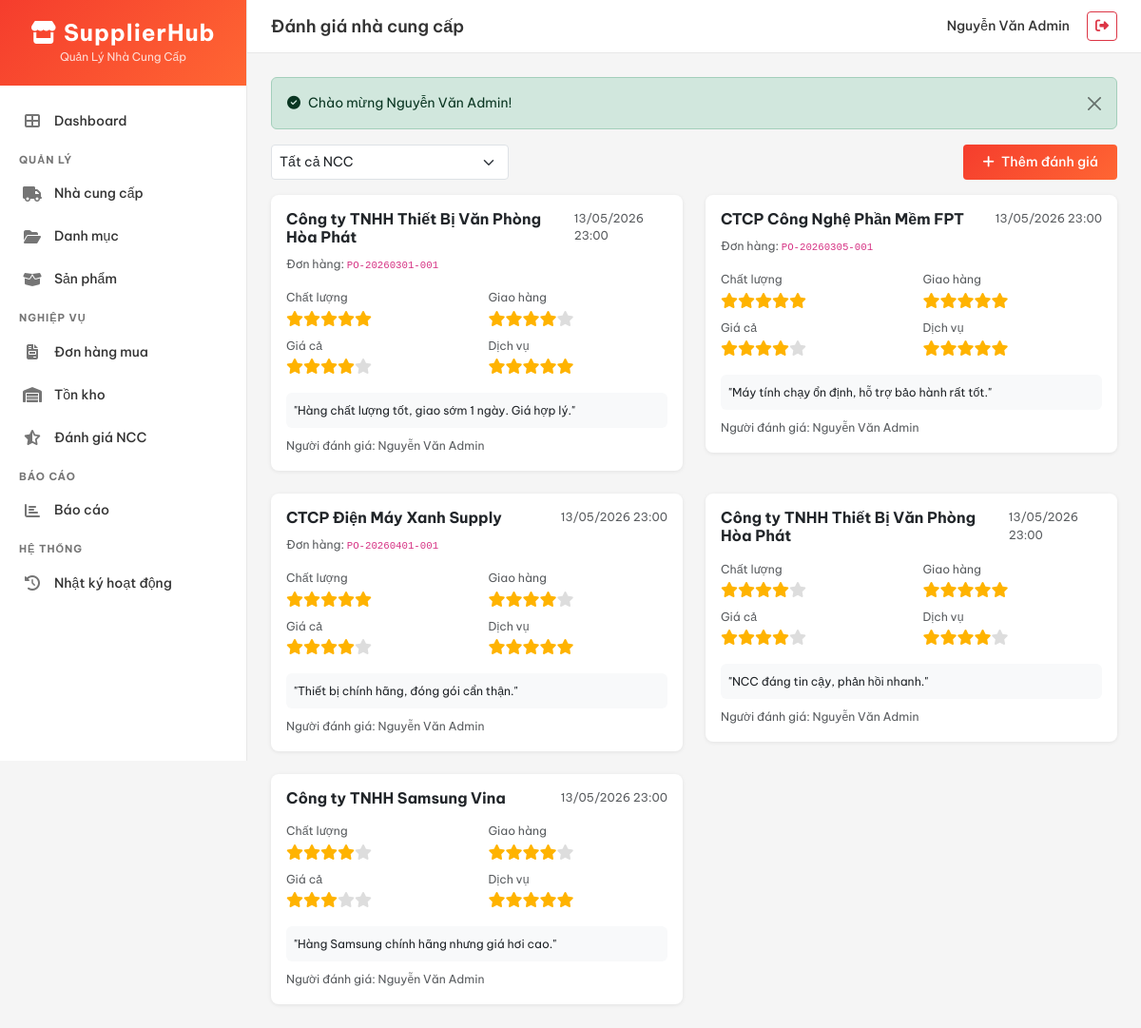
Screenshot of /index.php?page=reviews (signed in) with the database file from the repository.
### tables this page shows
CREATE TABLE IF NOT EXISTS supplier_reviews (
    id INT AUTO_INCREMENT PRIMARY KEY,
    supplier_id INT NOT NULL,
    user_id INT NOT NULL,
    purchase_order_id INT DEFAULT NULL,
    rating_quality TINYINT NOT NULL DEFAULT 5 CHECK (rating_quality BETWEEN 1 AND 5),
    rating_delivery TINYINT NOT NULL DEFAULT 5 CHECK (rating_delivery BETWEEN 1 AND 5),
    rating_price TINYINT NOT NULL DEFAULT 5 CHECK (rating_price BETWEEN 1 AND 5),
    rating_service TINYINT NOT NULL DEFAULT 5 CHECK (rating_service BETWEEN 1 AND 5),
    comment TEXT DEFAULT NULL,
    created_at DATETIME NOT NULL DEFAULT CURRENT_TIMESTAMP,
    FOREIGN KEY (supplier_id) REFERENCES suppliers(id) ON DELETE CASCADE,
    FOREIGN KEY (user_id) REFERENCES users(id) ON DELETE RESTRICT,
    FOREIGN KEY (purchase_order_id) REFERENCES purchase_orders(id) ON DELETE SET NULL,
    INDEX idx_supplier (supplier_id),
    INDEX idx_user (user_id)
);

CREATE TABLE IF NOT EXISTS suppliers (
    id INT AUTO_INCREMENT PRIMARY KEY,
    company_name VARCHAR(200) NOT NULL,
    contact_person VARCHAR(100) DEFAULT NULL,
    email VARCHAR(100) DEFAULT NULL,
    phone VARCHAR(20) DEFAULT NULL,
    address TEXT DEFAULT NULL,
    tax_code VARCHAR(20) DEFAULT NULL,
    status ENUM('active', 'inactive', 'blacklisted') NOT NULL DEFAULT 'active',
    rating_avg DECIMAL(3,2) DEFAULT 0.00,
    notes TEXT DEFAULT NULL,
    created_at DATETIME NOT NULL DEFAULT CURRENT_TIMESTAMP,
    INDEX idx_status (status)
);

CREATE TABLE IF NOT EXISTS purchase_orders (
    id INT AUTO_INCREMENT PRIMARY KEY,
    order_code VARCHAR(20) NOT NULL UNIQUE,
    supplier_id INT NOT NULL,
    created_by INT NOT NULL,
    approved_by INT DEFAULT NULL,
    status ENUM('draft', 'pending', 'approved', 'received', 'cancelled') NOT NULL DEFAULT 'draft',
    total_amount DECIMAL(15,2) NOT NULL DEFAULT 0.00,
    notes TEXT DEFAULT NULL,
    expected_delivery DATE DEFAULT NULL,
    actual_delivery DATE DEFAULT NULL,
    created_at DATETIME NOT NULL DEFAULT CURRENT_TIMESTAMP,
    FOREIGN KEY (supplier_id) REFERENCES suppliers(id) ON DELETE RESTRICT,
    FOREIGN KEY (created_by) REFERENCES users(id) ON DELETE RESTRICT,
    FOREIGN KEY (approved_by) REFERENCES users(id) ON DELETE SET NULL,
    INDEX idx_supplier (supplier_id),
    INDEX idx_status (status),
    INDEX idx_created_by (created_by)
);

CREATE TABLE IF NOT EXISTS users (
    id INT AUTO_INCREMENT PRIMARY KEY,
    username VARCHAR(50) NOT NULL UNIQUE,
    email VARCHAR(100) NOT NULL UNIQUE,
    password_hash VARCHAR(255) NOT NULL,
    full_name VARCHAR(100) NOT NULL,
    phone VARCHAR(20) DEFAULT NULL,
    is_active TINYINT(1) NOT NULL DEFAULT 1,
    created_at DATETIME NOT NULL DEFAULT CURRENT_TIMESTAMP,
    INDEX idx_active (is_active)
);

### controllers/ReviewController.php (called while the page is built, shortened)
<?php
require_once __DIR__ . '/../models/Review.php';
class ReviewController {
    public function index() {
        $model = new Review();
        $supplierId = $_GET['supplier_id'] ?? '';
        $page = max(1, intval($_GET['p'] ?? 1));
        $result = $model->getAll($supplierId, $page);
        require VIEW_PATH . '/reviews/index.php';
    }
}

### config/database.php (called while the page is built, shortened)
<?php
function getDBConnection() {
    static $pdo = null;
    if ($pdo === null) {
        try {
            $dsn = "mysql:host=" . DB_HOST . ";port=" . DB_PORT . ";dbname=" . DB_NAME . ";charset=utf8mb4";
            $options = [
                PDO::ATTR_ERRMODE            => PDO::ERRMODE_EXCEPTION,
                PDO::ATTR_DEFAULT_FETCH_MODE => PDO::FETCH_ASSOC,
                PDO::ATTR_EMULATE_PREPARES   => false,
            ];
            $pdo = new PDO($dsn, DB_USER, DB_PASS, $options);
            $pdo->exec("SET NAMES 'utf8mb4' COLLATE 'utf8mb4_unicode_ci'");
        } catch (PDOException $e) {
            die("Lỗi kết nối database: " . $e->getMessage());
        }
    }
    return $pdo;
}

### models/Review.php (called while the page is built, shortened)
<?php
class Review {
    private $pdo;
    public function __construct() {
        $this->pdo = getDBConnection();
    }
    public function getAll($supplierId = '', $page = 1, $limit = ITEMS_PER_PAGE) {
        $offset = ($page - 1) * $limit;
        $where = "WHERE 1=1";
        $params = [];
        $countSql = "SELECT COUNT(*) FROM supplier_reviews sr $where";
        $stmt = $this->pdo->prepare($countSql);
        $stmt->execute($params);
        $total = $stmt->fetchColumn();
        $sql = "SELECT sr.*, s.company_name as supplier_name, u.full_name as reviewer_name,
                po.order_code
                FROM supplier_reviews sr
                JOIN suppliers s ON sr.supplier_id = s.id
                JOIN users u ON sr.user_id = u.id
                LEFT JOIN purchase_orders po ON sr.purchase_order_id = po.id
                $where
                ORDER BY sr.created_at DESC LIMIT :limit OFFSET :offset";
        $stmt = $this->pdo->prepare($sql);
        $stmt->bindValue(':limit', $limit, PDO::PARAM_INT);
        $stmt->bindValue(':offset', $offset, PDO::PARAM_INT);
        $stmt->execute();
        $data = $stmt->fetchAll();
        return [
            'data'       => $data,
            'total'      => $total,
            'page'       => $page,
            'limit'      => $limit,
            'totalPages' => ceil($total / $limit),
        ];
    }
}

### helpers/format_helper.php (called while the page is built, shortened)
<?php
function formatDate($datetime, $showTime = false) {
    $format = $showTime ? 'd/m/Y H:i' : 'd/m/Y';
    return date($format, strtotime($datetime));
}
function e($text) {
    return htmlspecialchars($text ?? '', ENT_QUOTES, 'UTF-8');
}

### views/reviews/index.php (the view, shortened to what this page needs)
<?php require VIEW_PATH . '/layouts/header.php'; ?>
<div class="d-flex justify-content-between mb-3">
    <form method="GET" class="d-flex gap-2">
        <select name="supplier_id" class="form-select form-select-sm" style="width:250px" onchange="this.form.submit()">
            <option value="">Tất cả NCC</option>
        </select>
    </form>
    <a href="index.php?page=reviews&action=create" class="btn btn-shopee btn-sm"><i class="fas fa-plus me-1"></i> Thêm đánh giá</a>
</div>
<div class="row g-4">
    <?php if (!empty($result['data'])): ?>
        <?php foreach ($result['data'] as $r): ?>
        <div class="col-md-6">
            <div class="card">
                <div class="card-body">
                    <div class="d-flex justify-content-between mb-2">
                        <h6 class="fw-bold mb-0"><?= e($r['supplier_name']) ?></h6>
                        <small class="text-muted"><?= formatDate($r['created_at'], true) ?></small>
                    </div>
                    <?php if ($r['order_code']): ?>
                    <small class="text-muted">Đơn hàng: <code><?= e($r['order_code']) ?></code></small>
                    <?php endif; ?>
                    <div class="row mt-3">
                        <div class="col-6 mb-2">
                            <small class="text-muted d-block">Chất lượng</small>
                            <span class="star-rating"><?php for($i=1;$i<=5;$i++) echo '<i class="fas fa-star '.($i<=$r['rating_quality']?'':'empty').'"></i>'; ?></span>
                        </div>
                        <div class="col-6 mb-2">
                            <small class="text-muted d-block">Giao hàng</small>
                            <span class="star-rating"><?php for($i=1;$i<=5;$i++) echo '<i class="fas fa-star '.($i<=$r['rating_delivery']?'':'empty').'"></i>'; ?></span>
                        </div>
                        <div class="col-6 mb-2">
                            <small class="text-muted d-block">Giá cả</small>
                            <span class="star-rating"><?php for($i=1;$i<=5;$i++) echo '<i class="fas fa-star '.($i<=$r['rating_price']?'':'empty').'"></i>'; ?></span>
                        </div>
                        <div class="col-6 mb-2">
                            <small class="text-muted d-block">Dịch vụ</small>
                            <span class="star-rating"><?php for($i=1;$i<=5;$i++) echo '<i class="fas fa-star '.($i<=$r['rating_service']?'':'empty').'"></i>'; ?></span>
                        </div>
                    </div>
                    <?php if ($r['comment']): ?>
                    <div class="mt-2 p-2 bg-light rounded"><small>"<?= e($r['comment']) ?>"</small></div>
                    <?php endif; ?>
                    <div class="mt-2"><small class="text-muted">Người đánh giá: <?= e($r['reviewer_name']) ?></small></div>
                </div>
            </div>
        </div>
        <?php endforeach; ?>
    <?php else: ?>
    <div class="col-12"><div class="empty-state"><i class="fas fa-star-half-alt"></i><p>Chưa có đánh giá nào.</p></div></div>
    <?php endif; ?>
</div>
<?php require VIEW_PATH . '/layouts/footer.php'; ?>

### assets/css/style.css (style rules this page uses)
:root { --shopee-primary: #EE4D2D; --shopee-primary-dark: #D73211; --shopee-gradient: linear-gradient(135deg, #F53D2D, #FF6633); --shopee-bg: #F5F5F5; --shopee-card: #FFFFFF; --shopee-text: #333333; --shopee-text-light: #757575; --shopee-success: #26AA99; --shopee-warning: #FFBF00; --shopee-danger: #D63031; --shopee-border: #E8E8E8; --sidebar-width: 260px; }
body { font-family: 'Be Vietnam Pro', 'Inter', sans-serif; background-color: var(--shopee-bg); color: var(--shopee-text); font-size: 14px; }
a { color: var(--shopee-primary); text-decoration: none; }
.btn-shopee { background: var(--shopee-gradient); color: #fff; border: none; font-weight: 500; padding: 8px 20px; border-radius: 4px; transition: all 0.2s; }
.card { border: none; border-radius: 8px; box-shadow: 0 1px 4px rgba(0,0,0,0.08); transition: box-shadow 0.2s; }
.star-rating { color: #FFB300; font-size: 16px; }
.star-rating .empty { color: #DDD; }

### rows the page displays
supplier_reviews: supplier.company_name "Công ty TNHH Thiết Bị Văn Phòng Hòa Phát", created_at "13/05/2026 23:00", purchase_order.order_code "PO-20260301-001", rating_quality 5 (drawn), rating_delivery 4 (drawn), rating_price 4 (drawn), rating_service 5 (drawn), comment "Hàng chất lượng tốt, giao sớm 1 ngày. Giá hợp lý.", user.full_name "Nguyễn Văn Admin"
supplier_reviews: supplier.company_name "CTCP Công Nghệ Phần Mềm FPT", created_at "13/05/2026 23:00", purchase_order.order_code "PO-20260305-001", rating_quality 5 (drawn), rating_delivery 5 (drawn), rating_price 4 (drawn), rating_service 5 (drawn), comment "Máy tính chạy ổn định, hỗ trợ bảo hành rất tốt.", user.full_name "Nguyễn Văn Admin"
supplier_reviews: supplier.company_name "CTCP Điện Máy Xanh Supply", created_at "13/05/2026 23:00", purchase_order.order_code "PO-20260401-001", rating_quality 5 (drawn), rating_delivery 4 (drawn), rating_price 4 (drawn), rating_service 5 (drawn), comment "Thiết bị chính hãng, đóng gói cẩn thận.", user.full_name "Nguyễn Văn Admin"
supplier_reviews: supplier.company_name "Công ty TNHH Thiết Bị Văn Phòng Hòa Phát", created_at "13/05/2026 23:00", rating_quality 4 (drawn), rating_delivery 5 (drawn), rating_price 4 (drawn), rating_service 4 (drawn), comment "NCC đáng tin cậy, phản hồi nhanh.", user.full_name "Nguyễn Văn Admin"
supplier_reviews: supplier.company_name "Công ty TNHH Samsung Vina", created_at "13/05/2026 23:00", rating_quality 4 (drawn), rating_delivery 4 (drawn), rating_price 3 (drawn), rating_service 5 (drawn), comment "Hàng Samsung chính hãng nhưng giá hơi cao.", user.full_name "Nguyễn Văn Admin"

### other values shown
$pageTitle "Đánh giá nhà cung cấp"
currentUser('full_name') "Nguyễn Văn Admin"
$flash['message'] "Chào mừng Nguyễn Văn Admin!"
